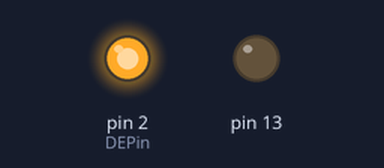
Simulated run of this sketch. Board: Arduino Mega 2560, built with avr-gcc and run on an emulated ATmega2560. Shown: output pins drawn as LEDs (lit = HIGH).

Above: at 1.5 s.
At 4.0 s:
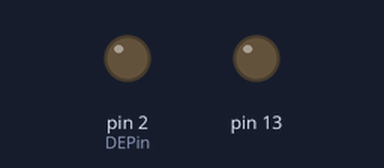
Timing chart, 0 to 6.5 s (numbered marks = the images above):
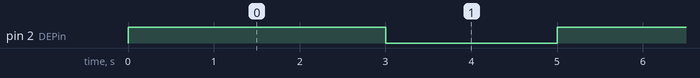

The sketch:

SetIndexProgram.ino
```cpp
int DEPin = 2; // The pin to be used for enable/disable signal
byte servoID= 0xFE;


void setup() {
  Serial2.begin(500000);
  Serial.begin(4800);
  pinMode(13, OUTPUT);
  pinMode(DEPin, OUTPUT);
  digitalWrite(DEPin,HIGH);

  int newID = 4;
  lightServo(newID);
  int free = 0;

  if (free==1){
  freeRun(newID,0x06,0);
  freeRun(newID,0x07,0);
  freeRun(newID,0x08,0);
  freeRun(newID,0x09,0);}
  else{
  freeRun(newID,0x06,0);
  freeRun(newID,0x07,0);
  freeRun(newID,0x08,0xFF);
  freeRun(newID,0x09,0x03);}


}

void loop() {
  delay(1000);
  int newID = 4;
  int free = 1;
  setID(newID);
  //Testing the new address by turning on the LED
  lightServo (newID);
if (free==1){
  torque(newID,1);}
  else{

    torque(newID,0);
    }
}


void freeRun(int ID,byte address,byte value){

   int checksum_ACK;
   byte notchecksum;
   byte startAddress = address;     // Turning on led

    byte buf[] = {ID,0x04,0x03,startAddress,value};
    notchecksum=calcNotChecksum(buf,5);

    digitalWrite(DEPin,HIGH);     // Notify max485 transciever to accept tx
    delayMicroseconds(50);
    Serial2.write(0xFF);
    Serial2.write(0xFF);
    Serial2.write(buf, sizeof(buf));
    Serial2.write(notchecksum);
    delayMicroseconds(50);
}

void torque(int ID,byte value){

   int checksum_ACK;
   byte notchecksum;
   byte startAddress = 0X20;     // Turning on led

    byte buf[] = {ID,0x05,0x03,startAddress,value,value};
    notchecksum=calcNotChecksum(buf,6);

    digitalWrite(DEPin,HIGH);     // Notify max485 transciever to accept tx
    delayMicroseconds(50);
    Serial2.write(0xFF);
    Serial2.write(0xFF);
    Serial2.write(buf, sizeof(buf));
    Serial2.write(notchecksum);
    delayMicroseconds(50);
}


//Skapa ett kalebreingsprogram som sätter rätt nolla, angle limits och id


int setID(int newID){
 //Sets the Servo whos ID is currently 1 to newID
  if (checkIsBetweenValue(newID,0,200)){
    digitalWrite(DEPin,HIGH);          // Notify SN75176BP transciever to accept tx
    delayMicroseconds(50);              // Allow this to take effect, the SN75176 needs about 20 nanosec

    byte buf[] = {servoID,0x04,0x03,0x03,byte (newID)};
    byte notCheckSum = calcNotChecksum(buf,5);
    Serial2.write(0xFF);
    Serial2.write(0xFF);
    Serial2.write(buf, sizeof(buf));
    Serial2.write(notCheckSum);
    delayMicroseconds(50);
    delay(1000);
    delay(1000);

    digitalWrite(DEPin,LOW);
        delay(1000);
    delay(1000);
    return 1;
  }else{
    return 0;
  }
}

void lightServo (int ID){
   int checksum_ACK;
   byte notchecksum;
   byte startAddress = 0x19;     // Turning on led

    byte buf[] = {ID,0x04,0x03,startAddress,0x01};
    notchecksum=calcNotChecksum(buf,5);

    digitalWrite(DEPin,HIGH);     // Notify max485 transciever to accept tx
    delayMicroseconds(50);
    Serial2.write(0xFF);
    Serial2.write(0xFF);
    Serial2.write(buf, sizeof(buf));
    Serial2.write(notchecksum);
    delayMicroseconds(50);
}


boolean checkIsBetweenValue(int value, int minimum, int maximum){
  if (value > minimum && value < maximum){
    return  true;
  }
 return false;
}

byte calcNotChecksum(byte* data, int length){
  byte sum = 0;
  for (int i = 0; i < length; i++){
    sum += data[i];
  }
  return (~sum);
}
```

Measured:
- by itself, pin 2 (DEPin): alternates HIGH for 3.0 s and LOW for 2.0 s
